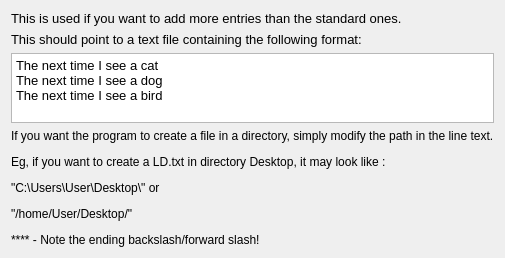
<?xml version="1.0" encoding="UTF-8"?>
<ui version="4.0">
 <class>ExampleBox</class>
 <widget class="QWidget" name="ExampleBox">
  <property name="geometry">
   <rect>
    <x>0</x>
    <y>0</y>
    <width>466</width>
    <height>254</height>
   </rect>
  </property>
  <property name="maximumSize">
   <size>
    <width>466</width>
    <height>254</height>
   </size>
  </property>
  <property name="windowTitle">
   <string>ExampleBox</string>
  </property>
  <layout class="QVBoxLayout" name="verticalLayout_2">
   <item>
    <layout class="QVBoxLayout" name="verticalLayout">
     <item>
      <widget class="QLabel" name="label">
       <property name="font">
        <font>
         <pointsize>10</pointsize>
        </font>
       </property>
       <property name="text">
        <string>This is used if you want to add more entries than the standard ones.</string>
       </property>
      </widget>
     </item>
     <item>
      <widget class="QLabel" name="label_2">
       <property name="font">
        <font>
         <pointsize>10</pointsize>
        </font>
       </property>
       <property name="text">
        <string>This should point to a text file containing the following format:</string>
       </property>
      </widget>
     </item>
    </layout>
   </item>
   <item>
    <widget class="QTextEdit" name="textEdit">
     <property name="font">
      <font>
       <pointsize>10</pointsize>
      </font>
     </property>
     <property name="readOnly">
      <bool>true</bool>
     </property>
     <property name="html">
      <string>&lt;!DOCTYPE HTML PUBLIC &quot;-//W3C//DTD HTML 4.0//EN&quot; &quot;http://www.w3.org/TR/REC-html40/strict.dtd&quot;&gt;
&lt;html&gt;&lt;head&gt;&lt;meta name=&quot;qrichtext&quot; content=&quot;1&quot; /&gt;&lt;style type=&quot;text/css&quot;&gt;
p, li { white-space: pre-wrap; }
&lt;/style&gt;&lt;/head&gt;&lt;body style=&quot; font-family:'MS Shell Dlg 2'; font-size:10pt; font-weight:400; font-style:normal;&quot;&gt;
&lt;p style=&quot; margin-top:0px; margin-bottom:0px; margin-left:0px; margin-right:0px; -qt-block-indent:0; text-indent:0px;&quot;&gt;The next time I see a cat&lt;/p&gt;
&lt;p style=&quot; margin-top:0px; margin-bottom:0px; margin-left:0px; margin-right:0px; -qt-block-indent:0; text-indent:0px;&quot;&gt;The next time I see a dog&lt;/p&gt;
&lt;p style=&quot; margin-top:0px; margin-bottom:0px; margin-left:0px; margin-right:0px; -qt-block-indent:0; text-indent:0px;&quot;&gt;The next time I see a bird&lt;/p&gt;&lt;/body&gt;&lt;/html&gt;</string>
     </property>
    </widget>
   </item>
   <item>
    <widget class="QLabel" name="label_3">
     <property name="text">
      <string>&lt;html&gt;&lt;head/&gt;&lt;body&gt;&lt;p&gt;If you want the program to create a file in a directory, simply modify the path in the line text.&lt;/p&gt;&lt;p&gt;Eg, if you want to create a LD.txt in directory Desktop, it may look like :&lt;/p&gt;&lt;p&gt;&amp;quot;C:\Users\User\Desktop\&amp;quot; or&lt;/p&gt;&lt;p&gt;&amp;quot;/home/User/Desktop/&amp;quot; &lt;/p&gt;&lt;p&gt;**** - Note the ending backslash/forward slash!&lt;/p&gt;&lt;/body&gt;&lt;/html&gt;</string>
     </property>
     <property name="margin">
      <number>0</number>
     </property>
    </widget>
   </item>
  </layout>
 </widget>
 <layoutdefault spacing="6" margin="11"/>
 <resources/>
 <connections/>
</ui>
